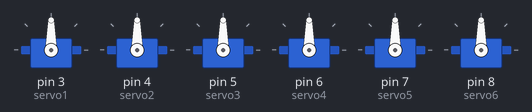
Bench run of a sketch on a simulated Arduino Uno, built with avr-gcc and run on an emulated ATmega328P. On the bench: 6 × servo.

Above: at 0.05 s.
At 2.0 s:
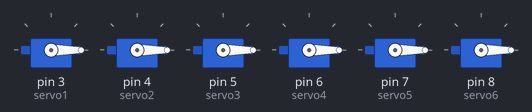
Timing chart, 0 to 4.6 s (numbered marks = the images above):
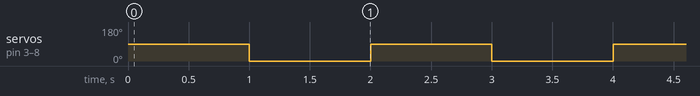

Measured:
- by itself, servo on pin 3 (servo1), servo on pin 4 (servo2), servo on pin 5 (servo3), servo on pin 6 (servo4), servo on pin 7 (servo5), servo on pin 8 (servo6): alternates 90° for 1.0 s and 0° for 1.0 s

The sketch:

6_servo_circuit_1.ino
```cpp
// C++ code

#include <Servo.h>

Servo servo1;
Servo servo2;
Servo servo3;
Servo servo4;
Servo servo5;
Servo servo6;

void setup() {
    servo1.attach(3);
    servo2.attach(4);
    servo3.attach(5);
    servo4.attach(6);
    servo5.attach(7);
    servo6.attach(8);
}

void loop() {
    // Move 90 degrees
    servo1.write(90);
    servo2.write(90);
    servo3.write(90);
    servo4.write(90);
    servo5.write(90);
    servo6.write(90);
    delay(1000);

    // Move to 0 degrees
    servo1.write(0);
    servo2.write(0);
    servo3.write(0);
    servo4.write(0);
    servo5.write(0);
    servo6.write(0);
    delay(1000);
}
```
